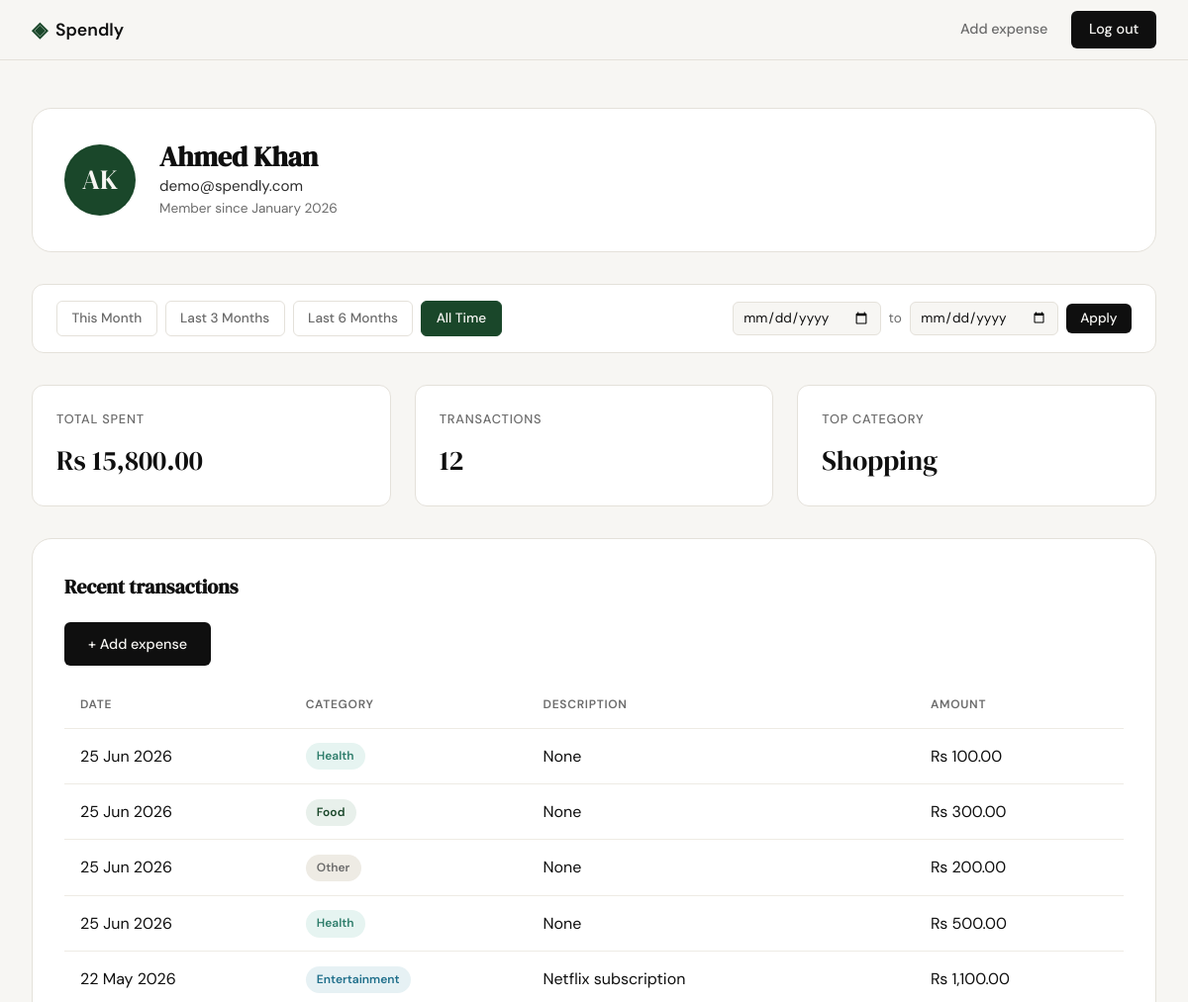
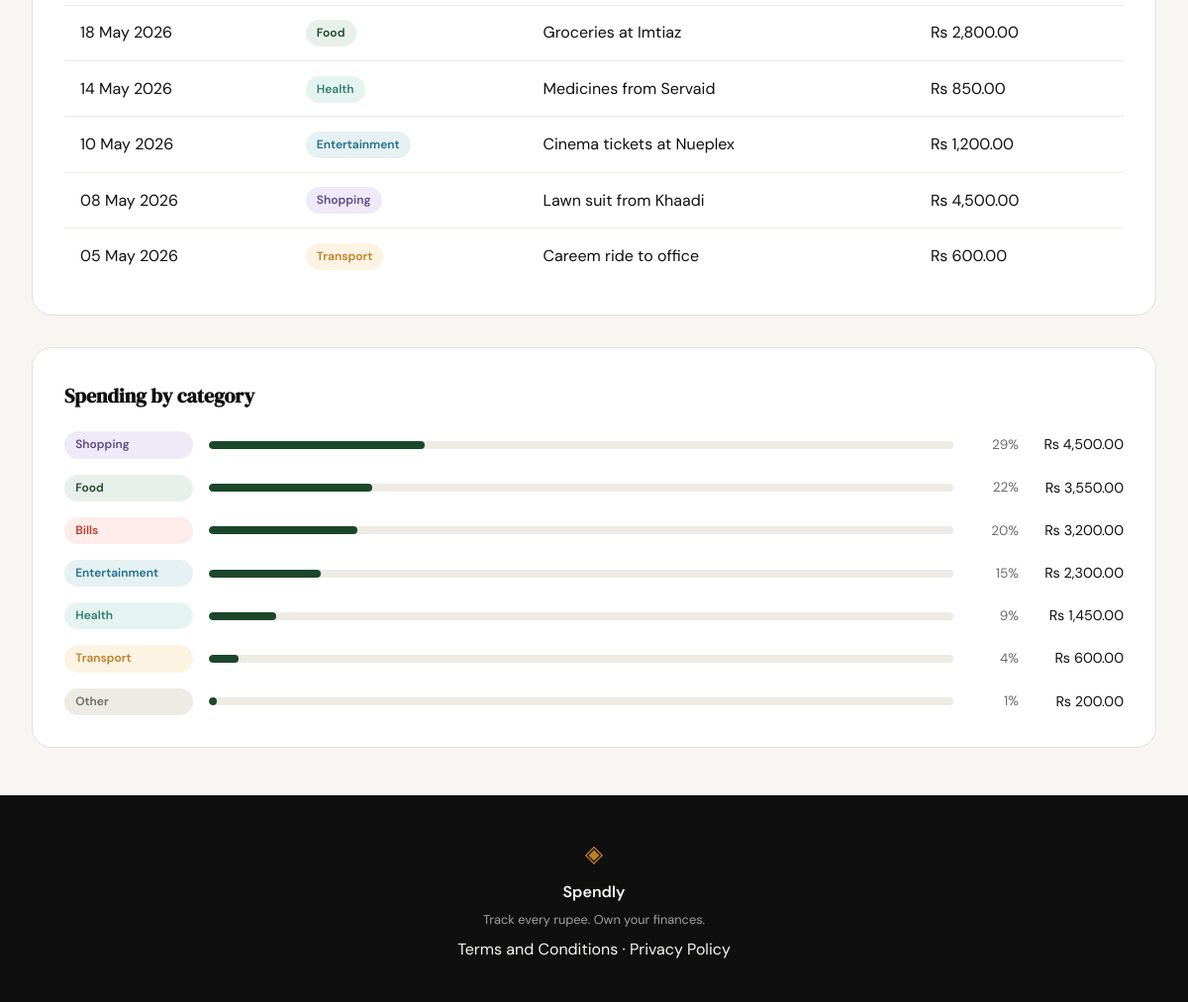
Page /profile (signed in) on the committed database (2 pictures, top to bottom).
### tables this page shows
CREATE TABLE users (
            id            INTEGER PRIMARY KEY AUTOINCREMENT,
            name          TEXT NOT NULL,
            email         TEXT NOT NULL UNIQUE,
            password_hash TEXT NOT NULL,
            created_at    TEXT NOT NULL
        );

CREATE TABLE expenses (
            id          INTEGER PRIMARY KEY AUTOINCREMENT,
            user_id     INTEGER NOT NULL,
            amount      REAL NOT NULL,
            category    TEXT NOT NULL,
            date        TEXT NOT NULL,
            description TEXT,
            FOREIGN KEY (user_id) REFERENCES users(id)
        );

### app.py (the view)
@app.route("/profile")
def profile():
    if "user_id" not in session:
        return redirect(url_for("login"))
    user_id = session["user_id"]
    user = get_user_by_id(user_id)
    if user is None:
        session.clear()
        return redirect(url_for("login"))
    raw_from = request.args.get("date_from", "").strip()
    raw_to   = request.args.get("date_to",   "").strip()
    date_from = None
    date_to   = None
    try:
        if raw_from:
            datetime.strptime(raw_from, "%Y-%m-%d")
            date_from = raw_from
    except ValueError:
        raw_from = ""
    try:
        if raw_to:
            datetime.strptime(raw_to, "%Y-%m-%d")
            date_to = raw_to
    except ValueError:
        raw_to = ""
    if date_from and date_to and date_from > date_to:
        flash("Start date must be before end date.", "error")
        date_from = None
        date_to   = None
        raw_from  = ""
        raw_to    = ""
    today               = date_today.today()
    today_iso           = today.isoformat()
    preset_this_month   = (today.replace(day=1).isoformat(), today_iso)
    preset_last_3months = (_first_of_month_n_back(2), today_iso)
    preset_last_6months = (_first_of_month_n_back(5), today_iso)
    stats        = get_summary_stats(user_id, date_from=date_from, date_to=date_to)
    transactions = get_recent_transactions(user_id, date_from=date_from, date_to=date_to)
    breakdown    = get_category_breakdown(user_id, date_from=date_from, date_to=date_to)
    initials     = "".join(w[0] for w in user["name"].split()[:2]).upper()
    return render_template(
        "profile.html",
        user=user, initials=initials,
        stats=stats, transactions=transactions, breakdown=breakdown,
        date_from=date_from, date_to=date_to,
        raw_from=raw_from, raw_to=raw_to,
        preset_this_month=preset_this_month,
        preset_last_3months=preset_last_3months,
        preset_last_6months=preset_last_6months,
    )

### app.py (called while the page is built)
def _first_of_month_n_back(n):
    today = date_today.today()
    month = today.month - n
    year  = today.year
    while month <= 0:
        month += 12
        year  -= 1
    return date_today(year, month, 1).isoformat()

### database/db.py (called while the page is built)
def get_db():
    con = sqlite3.connect(os.environ.get("SPENDLY_DB", "spendly.db"))
    con.row_factory = sqlite3.Row
    con.execute("PRAGMA foreign_keys = ON")
    return con

### database/queries.py (called while the page is built)
def get_user_by_id(user_id):
    con = get_db()
    row = con.execute(
        "SELECT name, email, created_at FROM users WHERE id = ?",
        (user_id,),
    ).fetchone()
    con.close()
    if row is None:
        return None
    member_since = datetime.strptime(row["created_at"][:10], "%Y-%m-%d").strftime("%B %Y")
    return {"name": row["name"], "email": row["email"], "member_since": member_since}

### templates/profile.html (shortened to what this page needs)
{% extends "base.html" %}
{% block head %}
<link rel="stylesheet" href="{{ url_for('static', filename='css/profile.css') }}">
{% endblock %}
{% block content %}
<div class="profile-page">
    <section class="profile-header-card">
        <div class="avatar-circle">{{ initials }}</div>
        <div class="profile-identity">
            <h1 class="user-name">{{ user.name }}</h1>
            <p class="user-email">{{ user.email }}</p>
            <p class="user-since">Member since {{ user.member_since }}</p>
        </div>
    </section>
    <section class="filter-bar">
        <div class="filter-presets">
            <a href="{{ url_for('profile', date_from=preset_this_month[0], date_to=preset_this_month[1]) }}"
               class="filter-btn{% if date_from == preset_this_month[0] and date_to == preset_this_month[1] %} filter-btn--active{% endif %}">
                This Month
            </a>
            <a href="{{ url_for('profile', date_from=preset_last_3months[0], date_to=preset_last_3months[1]) }}"
               class="filter-btn{% if date_from == preset_last_3months[0] and date_to == preset_last_3months[1] %} filter-btn--active{% endif %}">
                Last 3 Months
            </a>
            <a href="{{ url_for('profile', date_from=preset_last_6months[0], date_to=preset_last_6months[1]) }}"
               class="filter-btn{% if date_from == preset_last_6months[0] and date_to == preset_last_6months[1] %} filter-btn--active{% endif %}">
                Last 6 Months
            </a>
            <a href="{{ url_for('profile') }}"
               class="filter-btn{% if not date_from and not date_to %} filter-btn--active{% endif %}">
                All Time
            </a>
        </div>
        <form class="filter-custom" method="GET" action="{{ url_for('profile') }}">
            <input class="form-input filter-date-input" type="date" name="date_from"
                   value="{{ raw_from or '' }}">
            <span class="filter-sep">to</span>
            <input class="form-input filter-date-input" type="date" name="date_to"
                   value="{{ raw_to or '' }}">
            <button type="submit" class="filter-apply-btn">Apply</button>
        </form>
    </section>
    <section class="stats-row">
        <div class="stat-card">
            <span class="stat-label">Total spent</span>
            <span class="stat-value">Rs {{ "{:,.2f}".format(stats.total_spent) }}</span>
        </div>
        <div class="stat-card">
            <span class="stat-label">Transactions</span>
            <span class="stat-value">{{ stats.transaction_count }}</span>
        </div>
        <div class="stat-card">
            <span class="stat-label">Top category</span>
            <span class="stat-value">{{ stats.top_category }}</span>
        </div>
    </section>
    <section class="profile-section">
        <h2 class="section-heading">Recent transactions</h2>
        <div class="section-actions">
            <a href="{{ url_for('add_expense') }}" class="btn-primary">+ Add expense</a>
        </div>
        <table class="txn-table">
            <thead>
                <tr>
                    <th>Date</th>
                    <th>Category</th>
                    <th>Description</th>
                    <th class="txn-amount">Amount</th>
                </tr>
            </thead>
            <tbody>
                {% for t in transactions %}
                <tr>
                    <td>{{ t.date }}</td>
                    <td><span class="badge badge-{{ t.category|lower }}">{{ t.category }}</span></td>
                    <td>{{ t.description }}</td>
                    <td class="txn-amount">Rs {{ "{:,.2f}".format(t.amount) }}</td>
                </tr>
                {% endfor %}
            </tbody>
        </table>
    </section>
    <section class="profile-section">
        <h2 class="section-heading">Spending by category</h2>
        <div class="breakdown">
            {% for b in breakdown %}
            <div class="breakdown-row">
                <span class="badge badge-{{ b.category|lower }}">{{ b.category }}</span>
                <div class="bar-track">
                    <div class="bar" style="--pct: {{ b.percent }}%"></div>
                </div>
                <span class="breakdown-pct">{{ b.percent }}%</span>
                <span class="breakdown-total">Rs {{ "{:,.2f}".format(b.total) }}</span>
            </div>
            {% endfor %}
        </div>
    </section>
</div>
{% endblock %}

### templates/base.html (shortened to what this page needs)
<!DOCTYPE html>
<html lang="en">
<head>
    <link rel="stylesheet" href="{{ url_for('static', filename='css/style.css') }}">
    {% block head %}{% endblock %}
</head>
<body>
    <nav class="navbar">
        <div class="nav-inner">
            <a href="{{ url_for('landing') }}" class="nav-brand">
                <span class="brand-icon">◈</span>
                <span class="brand-name">Spendly</span>
            </a>
            <div class="nav-links">
                {% if session.get('user_id') %}
                <a href="{{ url_for('add_expense') }}">Add expense</a>
                <a href="{{ url_for('logout') }}" class="nav-cta">Log out</a>
                {% else %}
                <a href="{{ url_for('login') }}">Sign in</a>
                <a href="{{ url_for('register') }}" class="nav-cta">Get started</a>
                {% endif %}
            </div>
        </div>
    </nav>
    <main class="main-content">
        {% block content %}{% endblock %}
    </main>
    <footer class="footer">
        <div class="footer-inner">
            <span class="brand-icon">◈</span>
            <span class="footer-name">Spendly</span>
            <p class="footer-copy">Track every rupee. Own your finances.</p>
            <p><a href="/terms">Terms and Conditions</a> · <a href="/privacy">Privacy Policy</a></p>
        </div>
    </footer>
</body>
</html>

### static/css/style.css (style rules this page uses)
:root { --ink: #0f0f0f; --ink-soft: #2d2d2d; --ink-muted: #6b6b6b; --ink-faint: #a0a0a0; --paper: #f7f6f3; --paper-warm: #f0ede6; --paper-card: #ffffff; --accent: #1a472a; --accent-light: #e8f0eb; --accent-2: #c17f24; --accent-2-light: #fdf3e3; --danger: #c0392b; --danger-light: #fdecea; --border: #e4e1da; --border-soft: #eeebe4; --cat-food: var(--accent); --cat-food-bg: var(--accent-light); --cat-transport: var(--accent-2); --cat-transport-bg: var(--accent-2-light); --cat-bills: var(--danger); --cat-bills-bg: var(--danger-light); --cat-shopping: #5b4b8a; --cat-shopping-bg: #efeaf7; --cat-entertainment: #1f6f8b; --cat-entertainment-bg: #e6f1f4; --cat-health: #2e7d6b; --cat-health-bg: #e6f4f1; --cat-other: var(--ink-muted); --cat-other-bg: var(--border-soft); --font-display: 'DM Serif Display', Georgia, serif; --font-body: 'DM Sans', system-ui, sans-serif; --max-width: 1200px; --auth-width: 440px; --radius-sm: 6px; --radius-md: 12px; --radius-lg: 20px; }
*, *::before, *::after { box-sizing: border-box; margin: 0; padding: 0; }
html { font-size: 16px; scroll-behavior: smooth; }
body { background: var(--paper); color: var(--ink); font-family: var(--font-body); font-size: 1rem; line-height: 1.6; -webkit-font-smoothing: antialiased; }
a { color: inherit; text-decoration: none; }
.navbar { position: sticky; top: 0; z-index: 100; background: var(--paper); border-bottom: 1px solid var(--border); padding: 0 2rem; }
.nav-inner { max-width: var(--max-width); margin: 0 auto; height: 60px; display: flex; align-items: center; justify-content: space-between; }
.nav-brand { display: flex; align-items: center; gap: 0.5rem; font-family: var(--font-body); font-weight: 600; font-size: 1.1rem; color: var(--ink); }
.brand-icon { color: var(--accent); font-size: 1.3rem; }
.brand-name { color: var(--ink); }
.nav-links { display: flex; align-items: center; gap: 1.5rem; font-size: 0.9rem; font-weight: 500; }
.nav-links a { color: var(--ink-muted); transition: color 0.2s; }
.nav-cta { background: var(--ink) !important; color: var(--paper) !important; padding: 0.45rem 1.1rem; border-radius: var(--radius-sm); transition: background 0.2s !important; }
.main-content { min-height: calc(100vh - 60px - 100px); }
.btn-primary { display: inline-block; background: var(--ink); color: var(--paper); padding: 0.65rem 1.5rem; border-radius: var(--radius-sm); font-family: var(--font-body); font-size: 0.9rem; font-weight: 500; cursor: pointer; border: none; transition: background 0.2s; text-decoration: none; }
.form-input { width: 100%; padding: 0.6rem 0.875rem; border: 1px solid var(--border); border-radius: var(--radius-sm); font-family: var(--font-body); font-size: 0.95rem; color: var(--ink); background: var(--paper); outline: none; transition: border-color 0.2s; }
.form-input::placeholder { color: var(--ink-faint); }
.footer { background: var(--ink); color: var(--paper); padding: 2.5rem 2rem; text-align: center; }
.footer-inner { display: flex; flex-direction: column; align-items: center; gap: 0.4rem; }
.footer .brand-icon { color: var(--accent-2); font-size: 1.5rem; }
.footer-name { font-weight: 600; font-size: 1rem; }
.footer-copy { font-size: 0.8rem; color: var(--ink-faint); }

### rows in the picture
users: name "Ahmed Khan", email "demo@spendly.com"
expenses: top_category "Shopping", date "08 May 2026", category "Shopping", description "Lawn suit from Khaadi", amount "4,500.00", percent "29", total "4,500.00"
expenses: date "25 Jun 2026", category "Health", description "None", amount "100.00"
expenses: date "25 Jun 2026", category "Food", description "None", amount "300.00"
expenses: date "25 Jun 2026", category "Other", description "None", amount "200.00", percent "1", total "200.00"
expenses: date "25 Jun 2026", category "Health", description "None", amount "500.00"
expenses: date "22 May 2026", category "Entertainment", description "Netflix subscription", amount "1,100.00"
expenses: date "18 May 2026", category "Food", description "Groceries at Imtiaz", amount "2,800.00"
expenses: date "14 May 2026", category "Health", description "Medicines from Servaid", amount "850.00"
expenses: date "10 May 2026", category "Entertainment", description "Cinema tickets at Nueplex", amount "1,200.00"
expenses: date "05 May 2026", category "Transport", description "Careem ride to office", amount "600.00", percent "4", total "600.00"
expenses: category "Bills", percent "20", total "3,200.00"

### other values in the picture
{{ initials }} "AK"
{{ user.member_since }} "January 2026"
{{ "{:,.2f}".format(stats.total_spent) }} "15,800.00"
{{ stats.transaction_count }} "12"
{{ b.category }} "Food" "Entertainment" "Health"
{{ b.percent }} "22" "15" "9"
{{ "{:,.2f}".format(b.total) }} "3,550.00" "2,300.00" "1,450.00"
